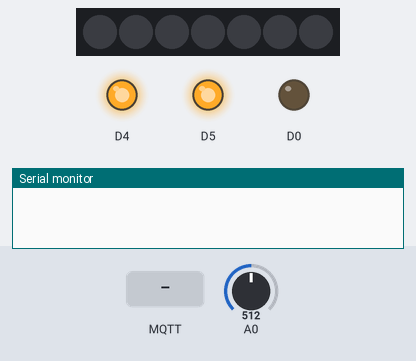
Bench run of a sketch on a simulated ESP8266 (NodeMCU). Shown: 7 RGB LEDs in strip order, left to right, output pins drawn as LEDs (lit = HIGH), the last lines printed to the serial monitor. The inputs (shaded band) are chosen by the test bench; at power-on: A0 = 512. WiFi joins after 1.5 s; servers stay silent unless stated; no MQTT or app messages arrive unless stated.

Above: at 0.1 s.
At 0.6 s:
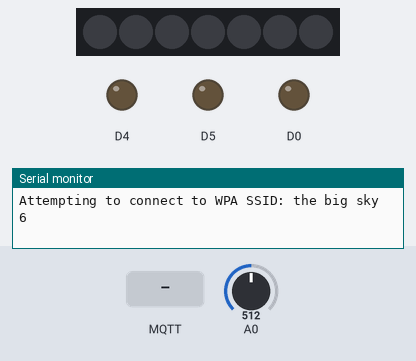
At 3.8 s:
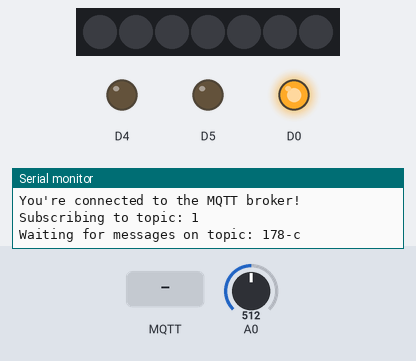
3.9 s: MQTT message "1" arrives on the first subscribed topic
5.5 s: MQTT message "90" arrives on the first subscribed topic
Timing chart, 0 to 8.5 s (numbered marks = the images above; inputs shaded):
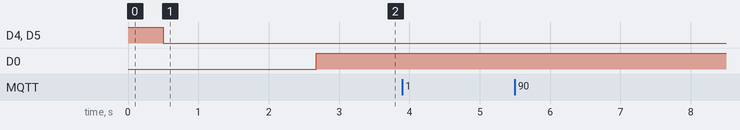

The sketch:

projectOutputDevice.ino
```cpp
/******************************************
projectOutputDevice.ino
created March 20, 2023
last modified April 3, 2023

author: Lucas Balog 20320245
code snippits from:
https://howtomechatronics.com/tutorials/arduino/how-to-control-ws2812b-individually-addressable-leds-using-arduino/
https://examples.blynk.cc/?board=ESP8266&shield=ESP8266%20WiFi&example=GettingStarted%2FGetData
https://docs.arduino.cc/
https://docs.arduino.cc/tutorials/uno-wifi-rev2/uno-wifi-r2-mqtt-device-to-device

description:
program runs devices as one of two MQTT clients in a set up.
This devices collects cammands from the other arduino and runs the
appropriate leds as described in the runState() function.
This device also collects speed data as an analog value from A0, packages
it with a time stamp and then sends it via MQTT on topic '178-d' to the
other arduino
*******************************************/

#include <ArduinoMqttClient.h>
#include <FastLED.h>
#if defined(ARDUINO_SAMD_MKRWIFI1010) || defined(ARDUINO_SAMD_NANO_33_IOT) || defined(ARDUINO_AVR_UNO_WIFI_REV2)
#include <WiFiNINA.h>
#elif defined(ARDUINO_SAMD_MKR1000)
#include <WiFi101.h>
#elif defined(ARDUINO_ARCH_ESP8266)
#include <ESP8266WiFi.h>
#elif defined(ARDUINO_PORTENTA_H7_M7) || defined(ARDUINO_NICLA_VISION) || defined(ARDUINO_ARCH_ESP32) || defined(ARDUINO_GIGA)
#include <WiFi.h>
#endif

#define ssid "the big sky"
#define pass "47%Chickens"
#define LED_PIN D1
#define NUM_LEDS 7
CRGB leds[NUM_LEDS];

WiFiClient wifiClient;
MqttClient mqttClient(wifiClient);

const char broker[] = "ubuntu";
int port = 1883;
const char topic[] = "178";

// define nodes of linked lists
typedef struct dataNode {
  struct dataNode *next;
  unsigned long time;
  int speed;
} DataNode, *pDataNode;

typedef struct cmdNode {
  int device;
  int cmd;
  struct cmdNode *next;
} CmdNode, *pCmdNode;

int pos = 0;
char message[4];

pCmdNode cmdHead = NULL;
pCmdNode cmdTail = NULL;
pDataNode dataTail = NULL;
pDataNode dataHead = NULL;

bool led1State = LOW;
bool led2State = LOW;
bool led3State = 1;
int led1cmd = 1;
int led2cmd = 1;
int led3cmd = 1;
uint8_t led1 = 4;
uint8_t led2 = 5;

// create new data list node
pDataNode initDataNode(double speed) {
  pDataNode n = (pDataNode)malloc(sizeof(struct dataNode));
  n->time = millis();
  n->speed = speed;
  n->next = NULL;
  return n;
}

//create new command list node
pCmdNode initCmdNode(int device, int cmd) {
  pCmdNode n = (pCmdNode)malloc(sizeof(struct cmdNode));
  n->device = device;
  n->cmd = cmd;
  n->next = NULL;
  return n;
}

// get data from A0 and add to tree;
void collectData() {
  pDataNode n = (pDataNode)initDataNode(analogRead(A0));
  if (dataHead == NULL) {
    dataHead = dataTail = n;
  } else {
    dataTail->next = n;
    dataTail = n;
  }
}

// remove head of data tree and sen over MQTT
void sendData() {
  pDataNode data;
  data = dataHead;
  String packet;
  if (data != NULL) {
    dataHead = dataHead->next;
    if (dataHead == NULL) dataTail = NULL;
    mqttClient.beginMessage("178-d");
    packet = "d" + String(data->time) + ":" + String(data->speed) + "E";
    mqttClient.print(packet);
    mqttClient.endMessage();
  }
  free(data);
}

// remove head of command tree and set led states from command
void setState() {
  pCmdNode cmd;
  cmd = cmdHead;
  if (cmdHead == NULL) {
    cmdTail = NULL;
  } else {
    Serial.print(cmd->device);
    Serial.println(cmd->cmd);
    cmdHead = cmd->next;
    if (cmd->device == 1) {
      led1cmd = cmd->cmd;
      Serial.print("Here" + String(led1cmd));
    } else if (cmd->device == 2) {
      led2cmd = cmd->cmd;
    } else if (cmd->device == 3) {
      led3cmd = cmd->cmd;
    }
  }
  free(cmd);
}

// run leds based on last assigned or defult states
void runState() {
  if (led1cmd == 1)
    led1State = LOW;
  else if (led1cmd == 2)
    led1State = HIGH;
  else if (led1cmd == 3)
    led1State = !led1State;
  if (led2cmd == 1)
    led2State = LOW;
  else if (led2cmd == 2)
    led2State = HIGH;
  else if (led2cmd == 3)
    led2State = !led2State;

  if (led3cmd == 1) {
    digitalWrite(16, HIGH);
    for (int i = 0; i < 7; i++)
      leds[i] = CRGB(0, 0, 0);
  } else if (led3cmd == 2) {
    digitalWrite(16, LOW);
    for (int i = 0; i < 7; i++)
      leds[i] = CRGB(255, 0, 0);
  } else if (led3cmd == 3) {
    for (int i = 0; i < 7; i++)
      leds[i] = CRGB(0, 255, 0);
  } else if (led3cmd == 4) {
    for (int i = 0; i < 7; i++)
      leds[i] = CRGB(0, 0, 255);
  } else if (led3cmd == 5) {
    for (int i = 0; i < 7; i++)
      leds[i] = CRGB(255, 255, 255);
  }
  FastLED.show();
  digitalWrite(D4, led1State);
  digitalWrite(D5, led2State);
}


void setup() {

  FastLED.addLeds<WS2812, LED_PIN, GRB>(leds, NUM_LEDS);

  pinMode(A0, INPUT);
  pinMode(D4, OUTPUT);
  pinMode(D5, OUTPUT);
  pinMode(16, OUTPUT);
  digitalWrite(D4, HIGH);
  digitalWrite(D5, HIGH);
  delay(500);
  digitalWrite(D4, LOW);
  digitalWrite(D5, LOW);
  Serial.begin(9600);

  // attempt to connect to WiFi network:
  Serial.print("Attempting to connect to WPA SSID: ");
  Serial.println(ssid);
  WiFi.begin(ssid, pass);
  while (WiFi.status() != WL_CONNECTED) {
    // failed, retry
    Serial.print(WiFi.status());
    delay(1000);
  }
  Serial.println();

  // display wifi information
  Serial.println("You're connected to the network");
  Serial.print("You are connected as ");
  Serial.println(WiFi.localIP());
  Serial.print(" : ");
  WiFi.hostname("ESP1");
  Serial.println(WiFi.getHostname());  //for esp8266
  //Serial.println(WiFi.hostname()); // for esp32

  // connect to MQTT broker
  Serial.print("Attempting to connect to the MQTT broker: ");
  Serial.println("ubuntu");

  while (!mqttClient.connect("ubuntu", port)) {
    Serial.print("MQTT connection failed! Error code = ");
    Serial.println(mqttClient.connectError());
    delay(500);
  }
  Serial.println("You're connected to the MQTT broker!");
  // set the message receive callback
  mqttClient.onMessage(onMqttMessage);
  Serial.print("Subscribing to topic: ");
  Serial.println(mqttClient.subscribe("178-c"));  // subscribe to topic
  Serial.print("Waiting for messages on topic: ");
  Serial.println("178-c");
}

void loop() {
  // call poll() regularly to allow the library to receive MQTT messages and
  // send MQTT keep alives which avoids being disconnected by the broker
  mqttClient.poll();
  if (message[pos] == 'E') {

    pos = 0;
  }
  collectData();
  sendData();
  setState();
  runState();
  delay(150);
}

void onMqttMessage(int messageSize) {
  Serial.println("Message Received");
  //parse message
  for (pos = 0; pos < 4; pos++) {
    message[pos] = mqttClient.read();
  }
  //check is write starting format
  if (message[0] == 'c') {
    //add to list
    pCmdNode n = initCmdNode(message[1] - 48, message[2] - 48);
    if (cmdHead == NULL) {
      cmdHead = cmdTail = n;
    } else {
      cmdTail->next = n;
      cmdTail = n;
    }
  } else if (message[0] != 'E') {
    Serial.println("ERROR: Code from esp not 'c': ");
    Serial.print(String(message));
  }
}
```
